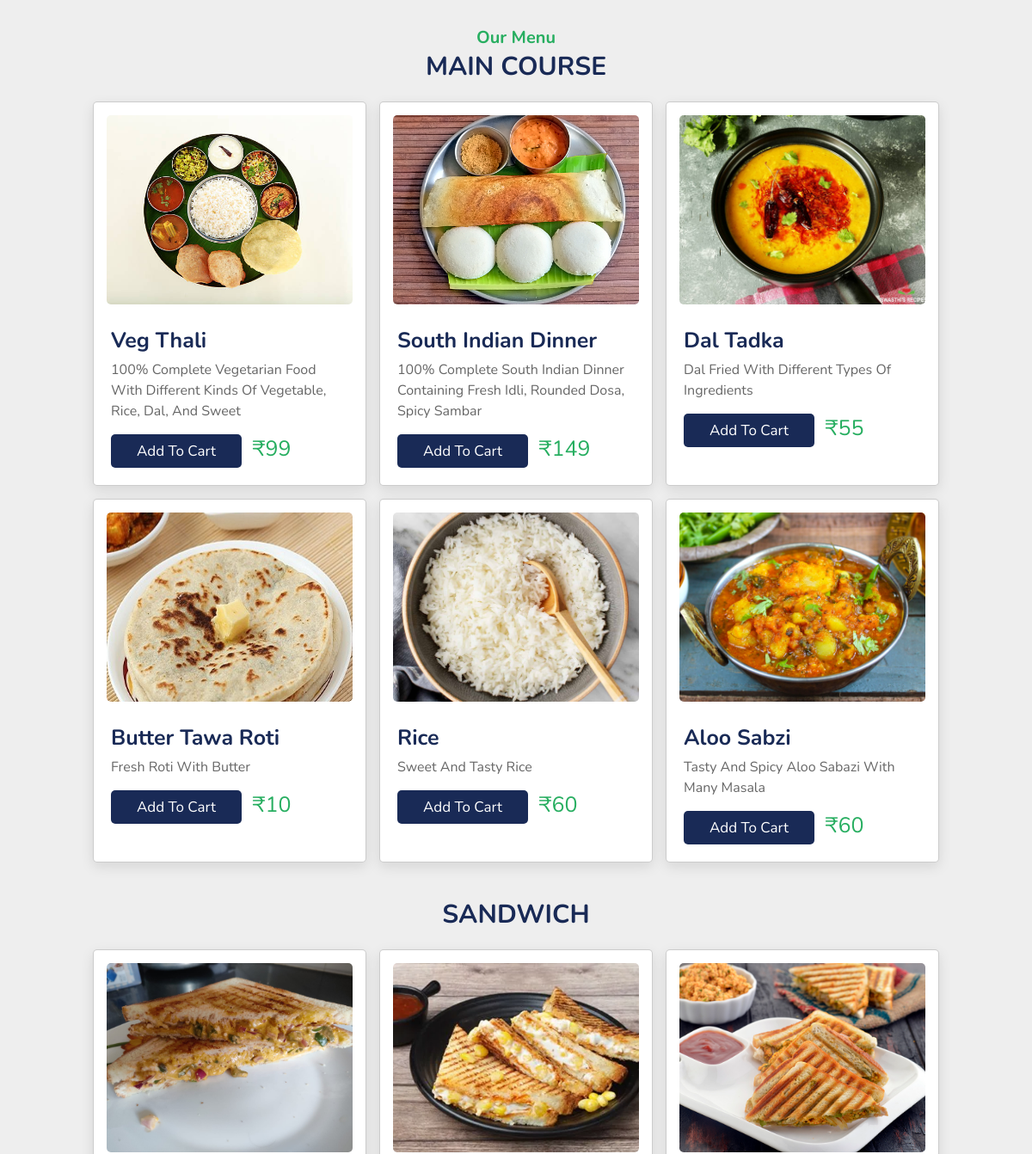
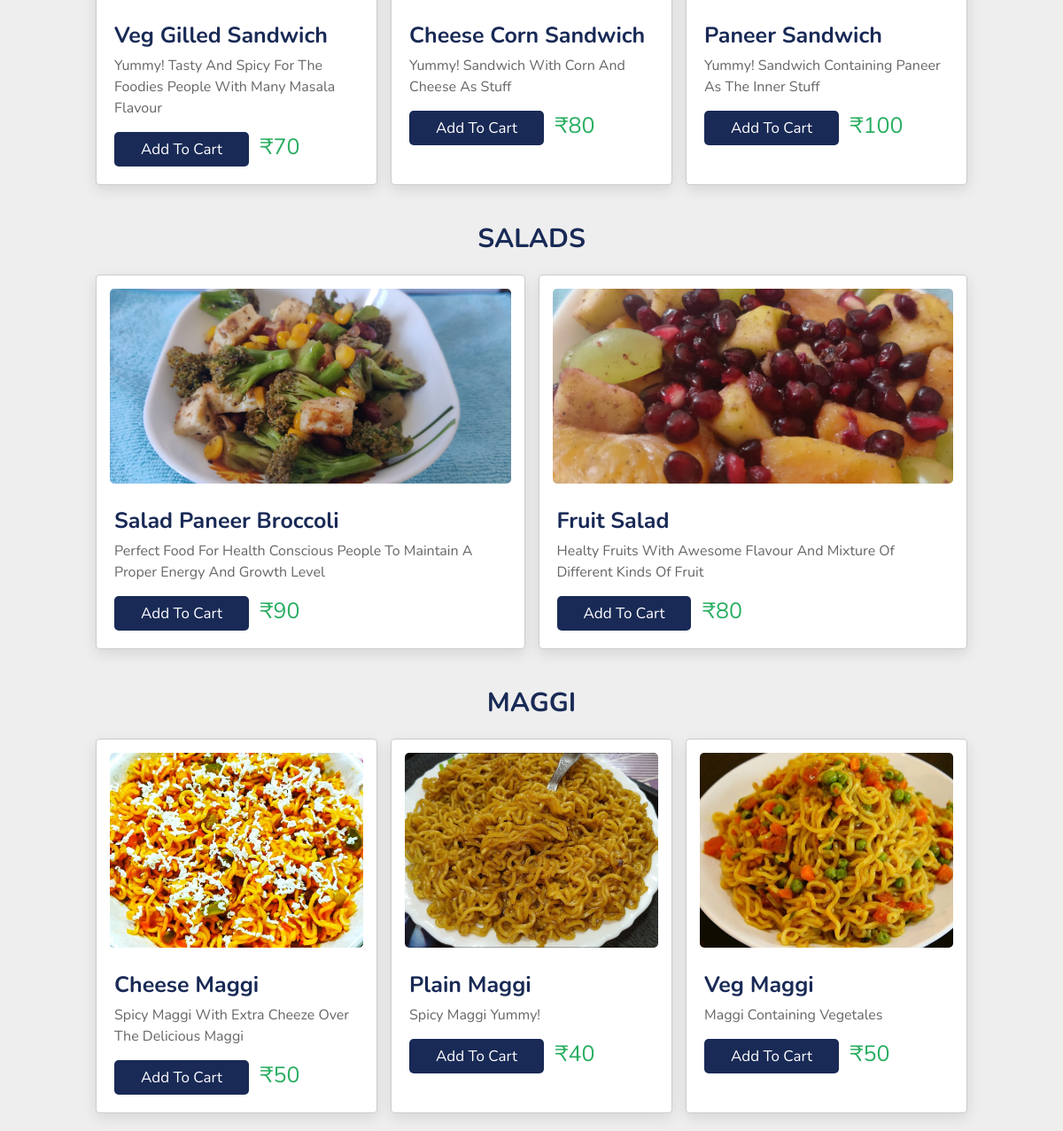
The app's page /menu/ with its own data (2 pictures, top to bottom).
### Home/models.py (models this page shows, shortened)
class Food(models.Model):
    name=models.TextField()
    category=models.ForeignKey(Categories,on_delete=models.CASCADE)
    is_special=models.BooleanField()
    is_popular=models.BooleanField()
    price=models.IntegerField()
    image=models.FileField(upload_to="images")
    description=models.TextField()

### Home/views.py (the view)
# urls.py: path('menu/',Menu,name="menu"),
def Menu(request):
    main_course,sandwich,salads,maggi=[],[],[],[]
    dishes=Food.objects.all()
    for dish in dishes:
        if dish.category.name == "Main Course":
            main_course.append(dish)
        elif dish.category.name == "Sandwich":
            sandwich.append(dish)
        elif dish.category.name == "Salads":
            salads.append(dish)
        else:
            maggi.append(dish)
    return render(request,'Home/menu.html',{'main_course':main_course,'sandwich':sandwich,'salads':salads,
    'maggi':maggi})

### templates/Home/menu.html (shortened to what this page needs)
<!DOCTYPE html>
{% load static %}
<html lang="en">
<head>
    <link rel="stylesheet" href="{% static 'css/style.css' %}">
</head>
<body>
<section class="menu" id="menu" style="background: #eee;">
    <h3 class="sub-heading"> our menu </h3>
    <h1 class="heading">Main Course </h1>
    <div class="box-container">
        {% for dish in main_course %}
        <div class="box">
            <div class="image">
                <a href="http://localhost:8000/order?id={{dish.id}}"><img src="{{dish.image.url}}" alt=""></a>
                            </div>
            <div class="content">
                <div class="stars">
                </div>
                <h3>{{dish.name}}</h3>
                <p>{{dish.description}}</p>
                <a href="http://localhost:8000/add-item?id={{dish.id}}" class="btn">add to cart</a>
                <span class="price">₹{{dish.price}}</span>
            </div>
        </div>
        {% endfor %}
    </div>
</section>
<section class="menu" id="menu">
    <h1 class="heading">Sandwich</h1>
    <div class="box-container">
        {% for dish in sandwich %}
        <div class="box">
            <div class="image">
                <a href="http://localhost:8000/order?id={{dish.id}}"><img src="{{dish.image.url}}" alt=""></a>
                            </div>
            <div class="content">
                <div class="stars">
                </div>
                <h3>{{dish.name}}</h3>
                <p>{{dish.description}}</p>
                <a href="http://localhost:8000/add-item?id={{dish.id}}" class="btn">add to cart</a>
                <span class="price">₹{{dish.price}}</span>
            </div>
        </div>
        {% endfor %}
    </div>
</section>
<section class="menu" id="menu" style="background: #eee;">
    <h1 class="heading">Salads</h1>
    <div class="box-container">
        {% for dish in salads %}
        <div class="box">
            <div class="image">
                <a href="http://localhost:8000/order?id={{dish.id}}"><img src="{{dish.image.url}}" alt=""></a>
                            </div>
            <div class="content">
                <div class="stars">
                </div>
                <h3>{{dish.name}}</h3>
                <p>{{dish.description}}</p>
                <a href="http://localhost:8000/add-item?id={{dish.id}}" class="btn">add to cart</a>
                <span class="price">₹{{dish.price}}</span>
            </div>
        </div>
        {% endfor %}
    </div>
</section>
<section class="menu" id="menu" style="background: #eee;">
    <h1 class="heading">Maggi</h1>
    <div class="box-container">
        {% for dish in maggi %}
        <div class="box">
            <div class="image">
                <a href="http://localhost:8000/order?id={{dish.id}}"><img src="{{dish.image.url}}" alt=""></a>
                            </div>
            <div class="content">
                <div class="stars">
                </div>
                <h3>{{dish.name}}</h3>
                <p>{{dish.description}}</p>
                <a href="http://localhost:8000/add-item?id={{dish.id}}" class="btn">add to cart</a>
                <span class="price">₹{{dish.price}}</span>
            </div>
        </div>
        {% endfor %}
    </div>
</section>
</body>
</html>

### static/css/style.css (style rules this page uses)
:root { --green:#27ae60; --black:#192a56; --light-color:#666; --box-shadow:0 .5rem 1.5rem rgba(0,0,0,.1); }
* { font-family: 'Nunito', sans-serif; margin:0; padding:0; box-sizing: border-box; text-decoration: none; outline: none; border:none; text-transform: capitalize; transition: all .2s linear; }
html { font-size: 62.5%; overflow-x: hidden; scroll-padding-top: 5.5rem; scroll-behavior: smooth; }
section { padding:2rem 9%; }
section:nth-child(even) { background:#eee; }
.sub-heading { text-align: center; color:var(--green); font-size: 2rem; padding-top: 1rem; }
.heading { text-align: center; color:var(--black); font-size: 3rem; padding-bottom: 2rem; text-transform: uppercase; }
.btn { margin-top: 1rem; display: inline-block; font-size: 1.7rem; color:#fff; background: var(--black); border-radius: .5rem; cursor: pointer; padding:.8rem 3rem; }
.menu .box-container { display: grid; grid-template-columns: repeat(auto-fit, minmax(30rem, 1fr)); gap:1.5rem; }
.menu .box-container .box { background: #fff; border:.1rem solid rgba(0,0,0,.2); border-radius: .5rem; box-shadow: var(--box-shadow); }
.menu .box-container .box .image { height: 25rem; width: 100%; padding:1.5rem; overflow: hidden; position: relative; }
.menu .box-container .box .image img { height: 100%; width: 100%; border-radius: .5rem; object-fit: cover; }
.menu .box-container .box .content { padding:2rem; padding-top: 0; }
.menu .box-container .box .content .stars { padding-bottom: 1rem; }
.menu .box-container .box .content h3 { color:var(--black); font-size: 2.5rem; }
.menu .box-container .box .content p { color:var(--light-color); font-size: 1.6rem; padding:.5rem 0; line-height: 1.5; }
.menu .box-container .box .content .price { color:var(--green); margin-left: 1rem; font-size: 2.5rem; }

### records on screen
Food: image (picture), name "Veg Thali", description "100% Complete Vegetarian Food With Different Kinds Of Vegetable, Rice, Dal, And Sweet", price "99"
Food: image (picture), name "South Indian Dinner", description "100% Complete South Indian Dinner Containing Fresh Idli, Rounded Dosa, Spicy Sambar", price "149"
Food: image (picture), name "Dal Tadka", description "Dal Fried With Different Types Of Ingredients", price "55"
Food: image (picture), name "Butter Tawa Roti", description "Fresh Roti With Butter", price "10"
Food: image (picture), name "Rice", description "Sweet And Tasty Rice", price "60"
Food: image (picture), name "Aloo Sabzi", description "Tasty And Spicy Aloo Sabazi With Many Masala", price "60"
Food: image (picture), name "Veg Gilled Sandwich", description "Yummy! Tasty And Spicy For The Foodies People With Many Masala Flavour", price "70"
Food: image (picture), name "Cheese Corn Sandwich", description "Yummy! Sandwich With Corn And Cheese As Stuff", price "80"
Food: image (picture), name "Paneer Sandwich", description "Yummy! Sandwich Containing Paneer As The Inner Stuff", price "100"
Food: image (picture), name "Salad Paneer Broccoli", description "Perfect Food For Health Conscious People To Maintain A Proper Energy And Growth Level", price "90"
Food: image (picture), name "Fruit Salad", description "Healty Fruits With Awesome Flavour And Mixture Of Different Kinds Of Fruit", price "80"
Food: image (picture), name "Cheese Maggi", description "Spicy Maggi With Extra Cheeze Over The Delicious Maggi", price "50"
Food: image (picture), name "Plain Maggi", description "Spicy Maggi Yummy!", price "40"
Food: image (picture), name "Veg Maggi", description "Maggi Containing Vegetales", price "50"
